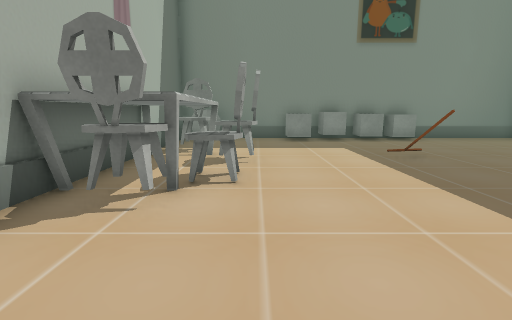
View 1 (above)

12 first-person views from a walk through a 3-D level made in the Unity game engine. The camera is 1.3 m above the floor, tilts 10° down and sees 85° across. The floor is counted in squares, 1 m on a side. Each view is taken from the middle of a square. On the plan, view 1 faces up. The plan holds only what a view shows up to about 13 squares ahead; the rest is blank. The place goes on beyond the plan. Some surface patterns are stand-ins.

View 2
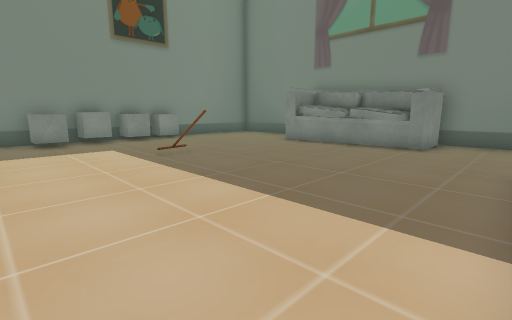

View 3
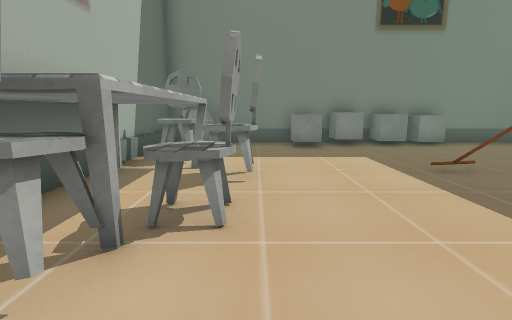

View 4
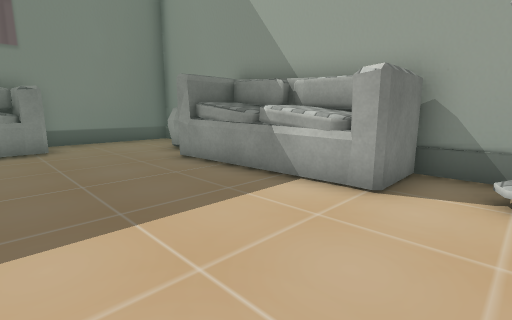

View 5
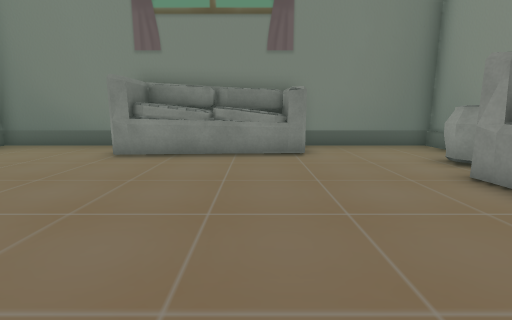

View 6
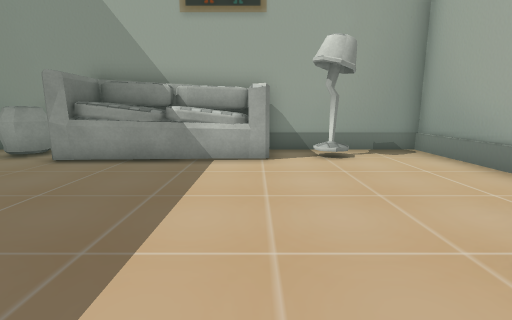

View 7
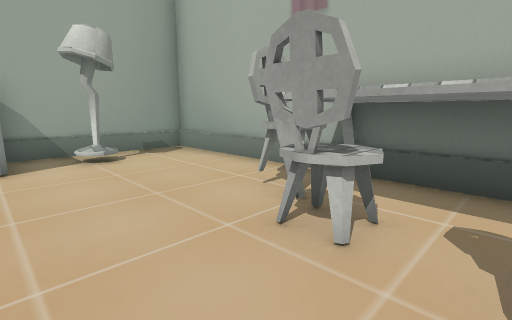

View 8
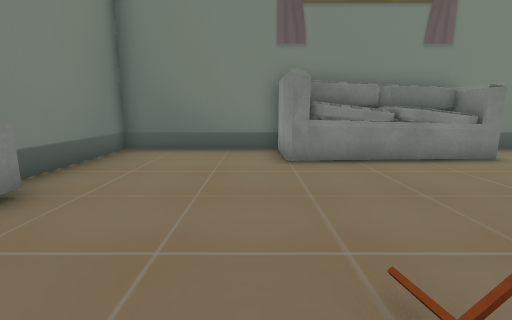

View 9
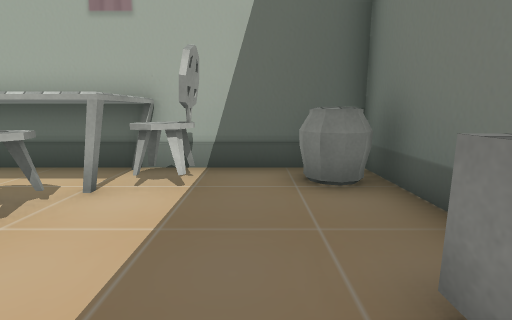

View 10
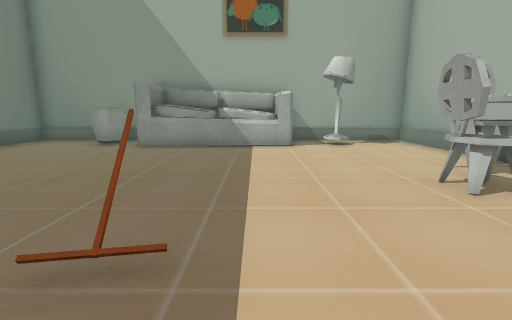

View 11
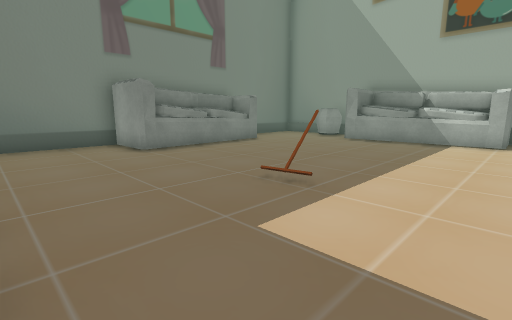

View 12
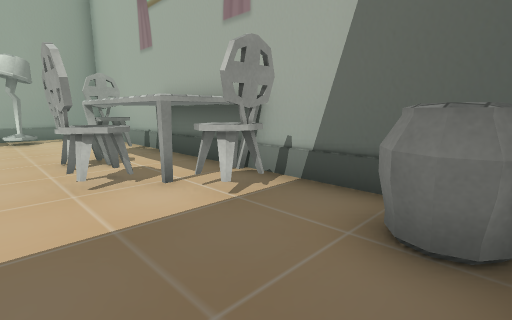

### Floor plan
Points are (right, up) in squares from view 1. A wall is a line through its corners. A room is listed if a view was taken in it or the views show most of it. See-through windows are left out.
Room 1 (views 1, 2, 3, 4, 5, 6, 7, 8, 9, 10, 11, 12)
walls: (5.5, 13.5) (-3.5, 13.5) (-3.5, -2.5) (1.8, -2.5); (12.5, 8.1) (12.5, 13.5) (7.4, 13.5); (8.2, -2.5) (12.5, -2.5) (12.5, 2.6)
objects: table (-3, 4) to (-2, 9); vase (-3, 12) to (-2, 13); chair (-2, 4) to (-1, 4); chair (-2, 9) to (-2, 10); chair (-1, 5) to (0, 6); chair (-1, 7) to (0, 8); lamp (0, -1); sofa (2, -2) to (7, 0); cube (2, 12) to (2, 13); cube (3, 13) to (4, 13); other object (4, 7); cube (5, 13) to (6, 13); cube (6, 13) to (7, 14); vase (8, -2) to (9, -1); sofa (10, 3) to (12, 8)

Where each view was taken, in squares from view 1:
view 1: 0 up, 0 right, facing up
view 2: 0 up, 0 right, facing up-right
view 3: 2 up, 0 right, facing up
view 4: 4 up, 0 right, facing down-right
view 5: 4 up, 2 right, facing right
view 6: 7 up, 2 right, facing down
view 7: 7 up, 2 right, facing down-left
view 8: 9 up, 3 right, facing right
view 9: 11 up, 3 right, facing left
view 10: 10 up, 3 right, facing down
view 11: 12 up, 1 right, facing down-right
view 12: 13 up, 1 right, facing down-left
